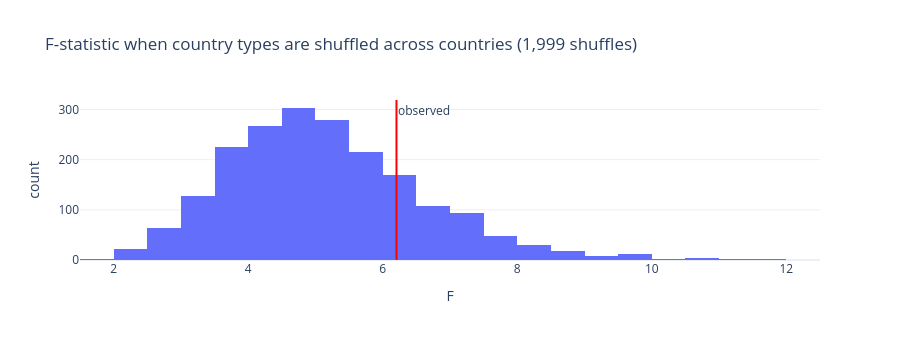

Here is the notebook cell this chart was saved with:
### Markdown cell above
## 3 · Primary test: is the interaction more than chance?
The additive model (sector + type + size rank + fiscal year) is compared with the model that adds all sector × type terms. The **F-statistic** measures how much better the interaction model fits. To test it fairly, the type labels are **shuffled across countries** (keeping each country's firms together) 1,999 times to build the F-statistic one would see by chance.

### Code cell
dd = d.reset_index(drop=True)
Sd = pd.get_dummies(dd.sector, drop_first=True).astype(float).values
Yd = pd.get_dummies(dd.fiscal_year, drop_first=True).astype(float).values
base_cols = np.column_stack([np.ones(len(dd)), Sd, dd.size_rank.values, Yd])
y = dd.roa_pp.values
countries_ = dd.iso3.values
def fstat(country_type):
    t = pd.Series(country_type)[countries_].values
    T = pd.get_dummies(pd.Series(t), drop_first=True).astype(float).values
    Xa = np.column_stack([base_cols, T])
    inter = np.column_stack([Sd[:, [j]] * T[:, [l]] for j in range(Sd.shape[1]) for l in range(T.shape[1])])
    inter = inter[:, inter.std(axis=0) > 0]
    Xi = np.column_stack([Xa, inter])
    rss_a = np.sum((y - Xa @ np.linalg.lstsq(Xa, y, rcond=None)[0]) ** 2)
    rss_i = np.sum((y - Xi @ np.linalg.lstsq(Xi, y, rcond=None)[0]) ** 2)
    df1, df2 = Xi.shape[1] - Xa.shape[1], len(y) - Xi.shape[1]
    adj = lambda rss, k: 1 - (rss / (len(y) - k)) / (np.sum((y - y.mean()) ** 2) / (len(y) - 1))
    return ((rss_a - rss_i) / df1) / (rss_i / df2), adj(rss_i, Xi.shape[1]) - adj(rss_a, Xa.shape[1]), df1
labs = pd.Series(lab.values, index=lab.index)
F_obs, dR2, df1 = fstat(labs)
rng = np.random.default_rng(0)
null = np.array([fstat(pd.Series(rng.permutation(labs.values), index=labs.index))[0] for _ in range(1999)])
p_perm = float((np.sum(null >= F_obs) + 1) / (len(null) + 1))
print(f"{len(dd):,} company-years, {dd.iso3.nunique()} countries, {info['k']} types, {df1} interaction terms.")
print(f"F = {F_obs:.2f}; extra adjusted R² from the interaction = {dR2:+.4f}; permutation p = {p_perm:.4f}. (Null F: median {np.median(null):.2f}, 95th percentile {np.percentile(null, 95):.2f})")
px.histogram(x=null, nbins=50, title="F-statistic when country types are shuffled across countries (1,999 shuffles)", labels={"x": "F"}, height=340).add_vline(x=F_obs, line_color="red", annotation_text="observed")

### Figure 1 — Plotly figure (JSON) as saved in the notebook; plotly's stock layout.template omitted (floating-point values rounded to 4 significant figures; data arrays with more than 128 entries replaced by an {"elided": "..."} marker saying what was removed)
{"data": [{"bingroup": "x", "hovertemplate": "F=%{x}<br>count=%{y}<extra></extra>", "legendgroup": "", "marker": {"color": "#636efa", "pattern": {"shape": ""}}, "name": "", "nbinsx": 50, "orientation": "v", "showlegend": false, "type": "histogram", "x": {"elided": "1999 float values"}, "xaxis": "x", "yaxis": "y"}], "layout": {"annotations": [{"showarrow": false, "text": "observed", "x": 6.204, "xanchor": "left", "xref": "x", "y": 1, "yanchor": "top", "yref": "y domain"}], "barmode": "relative", "height": 340, "legend": {"tracegroupgap": 0}, "shapes": [{"line": {"color": "red"}, "type": "line", "x0": 6.204, "x1": 6.204, "xref": "x", "y0": 0, "y1": 1, "yref": "y domain"}], "title": {"text": "F-statistic when country types are shuffled across countries (1,999 shuffles)"}, "xaxis": {"anchor": "y", "domain": [0, 1], "title": {"text": "F"}}, "yaxis": {"anchor": "x", "domain": [0, 1], "title": {"text": "count"}}}}
